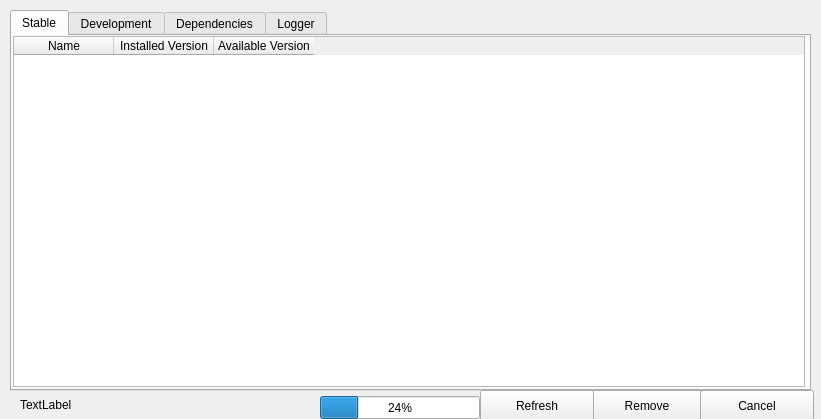
<?xml version="1.0" encoding="UTF-8"?>
<ui version="4.0">
 <class>MainWindow</class>
 <widget class="QMainWindow" name="MainWindow">
  <property name="geometry">
   <rect>
    <x>0</x>
    <y>0</y>
    <width>821</width>
    <height>419</height>
   </rect>
  </property>
  <property name="windowTitle">
   <string>MainWindow</string>
  </property>
  <widget class="QWidget" name="centralWidget">
   <widget class="QTabWidget" name="tabWidget">
    <property name="geometry">
     <rect>
      <x>10</x>
      <y>10</y>
      <width>801</width>
      <height>381</height>
     </rect>
    </property>
    <property name="currentIndex">
     <number>0</number>
    </property>
    <widget class="QWidget" name="tab">
     <attribute name="title">
      <string>Stable</string>
     </attribute>
     <widget class="QTableWidget" name="stableTable">
      <property name="geometry">
       <rect>
        <x>1</x>
        <y>0</y>
        <width>792</width>
        <height>351</height>
       </rect>
      </property>
      <property name="editTriggers">
       <set>QAbstractItemView::NoEditTriggers</set>
      </property>
      <property name="selectionMode">
       <enum>QAbstractItemView::SingleSelection</enum>
      </property>
      <property name="selectionBehavior">
       <enum>QAbstractItemView::SelectRows</enum>
      </property>
      <property name="rowCount">
       <number>0</number>
      </property>
      <attribute name="horizontalHeaderCascadingSectionResizes">
       <bool>false</bool>
      </attribute>
      <attribute name="verticalHeaderVisible">
       <bool>false</bool>
      </attribute>
      <attribute name="verticalHeaderCascadingSectionResizes">
       <bool>false</bool>
      </attribute>
      <column>
       <property name="text">
        <string notr="true">Name</string>
       </property>
      </column>
      <column>
       <property name="text">
        <string>Installed Version</string>
       </property>
      </column>
      <column>
       <property name="text">
        <string>Available Version</string>
       </property>
      </column>
     </widget>
    </widget>
    <widget class="QWidget" name="tab_2">
     <attribute name="title">
      <string>Development</string>
     </attribute>
     <widget class="QTableWidget" name="developmentTable">
      <property name="geometry">
       <rect>
        <x>1</x>
        <y>0</y>
        <width>792</width>
        <height>351</height>
       </rect>
      </property>
      <property name="editTriggers">
       <set>QAbstractItemView::NoEditTriggers</set>
      </property>
      <property name="selectionMode">
       <enum>QAbstractItemView::SingleSelection</enum>
      </property>
      <property name="selectionBehavior">
       <enum>QAbstractItemView::SelectRows</enum>
      </property>
      <property name="rowCount">
       <number>0</number>
      </property>
      <attribute name="horizontalHeaderCascadingSectionResizes">
       <bool>false</bool>
      </attribute>
      <attribute name="verticalHeaderVisible">
       <bool>false</bool>
      </attribute>
      <attribute name="verticalHeaderCascadingSectionResizes">
       <bool>false</bool>
      </attribute>
      <column>
       <property name="text">
        <string notr="true">Name</string>
       </property>
      </column>
      <column>
       <property name="text">
        <string>Installed Version</string>
       </property>
      </column>
      <column>
       <property name="text">
        <string>Available Version</string>
       </property>
      </column>
     </widget>
    </widget>
    <widget class="QWidget" name="tab_3">
     <attribute name="title">
      <string>Dependencies</string>
     </attribute>
     <widget class="QTableWidget" name="dependenciesTable">
      <property name="geometry">
       <rect>
        <x>1</x>
        <y>0</y>
        <width>792</width>
        <height>351</height>
       </rect>
      </property>
      <property name="editTriggers">
       <set>QAbstractItemView::NoEditTriggers</set>
      </property>
      <property name="selectionMode">
       <enum>QAbstractItemView::SingleSelection</enum>
      </property>
      <property name="selectionBehavior">
       <enum>QAbstractItemView::SelectRows</enum>
      </property>
      <property name="rowCount">
       <number>0</number>
      </property>
      <attribute name="horizontalHeaderCascadingSectionResizes">
       <bool>false</bool>
      </attribute>
      <attribute name="verticalHeaderVisible">
       <bool>false</bool>
      </attribute>
      <attribute name="verticalHeaderCascadingSectionResizes">
       <bool>false</bool>
      </attribute>
      <column>
       <property name="text">
        <string notr="true">Name</string>
       </property>
      </column>
     </widget>
    </widget>
    <widget class="QWidget" name="tab_4">
     <attribute name="title">
      <string>Logger</string>
     </attribute>
     <widget class="QListWidget" name="listWidget">
      <property name="geometry">
       <rect>
        <x>1</x>
        <y>0</y>
        <width>792</width>
        <height>351</height>
       </rect>
      </property>
     </widget>
    </widget>
   </widget>
   <widget class="QPushButton" name="btnRemove">
    <property name="geometry">
     <rect>
      <x>590</x>
      <y>390</y>
      <width>114</width>
      <height>32</height>
     </rect>
    </property>
    <property name="text">
     <string>Remove</string>
    </property>
   </widget>
   <widget class="QPushButton" name="btnInstall">
    <property name="geometry">
     <rect>
      <x>700</x>
      <y>390</y>
      <width>114</width>
      <height>32</height>
     </rect>
    </property>
    <property name="text">
     <string>Install</string>
    </property>
   </widget>
   <widget class="QPushButton" name="btnRun">
    <property name="geometry">
     <rect>
      <x>700</x>
      <y>390</y>
      <width>114</width>
      <height>32</height>
     </rect>
    </property>
    <property name="text">
     <string>Run</string>
    </property>
   </widget>
   <widget class="QLabel" name="label">
    <property name="geometry">
     <rect>
      <x>20</x>
      <y>397</y>
      <width>411</width>
      <height>16</height>
     </rect>
    </property>
    <property name="text">
     <string>TextLabel</string>
    </property>
   </widget>
   <widget class="QPushButton" name="btnRefresh">
    <property name="geometry">
     <rect>
      <x>480</x>
      <y>390</y>
      <width>114</width>
      <height>32</height>
     </rect>
    </property>
    <property name="text">
     <string>Refresh</string>
    </property>
   </widget>
   <widget class="QPushButton" name="btnReinstall">
    <property name="geometry">
     <rect>
      <x>700</x>
      <y>390</y>
      <width>114</width>
      <height>32</height>
     </rect>
    </property>
    <property name="text">
     <string>Reinstall</string>
    </property>
   </widget>
   <widget class="QProgressBar" name="downloadProgress">
    <property name="geometry">
     <rect>
      <x>320</x>
      <y>396</y>
      <width>160</width>
      <height>23</height>
     </rect>
    </property>
    <property name="value">
     <number>24</number>
    </property>
    <property name="textVisible">
     <bool>true</bool>
    </property>
   </widget>
   <widget class="QPushButton" name="btnCancel">
    <property name="geometry">
     <rect>
      <x>700</x>
      <y>390</y>
      <width>114</width>
      <height>32</height>
     </rect>
    </property>
    <property name="text">
     <string>Cancel</string>
    </property>
   </widget>
  </widget>
 </widget>
 <layoutdefault spacing="6" margin="11"/>
 <resources/>
 <connections/>
</ui>
